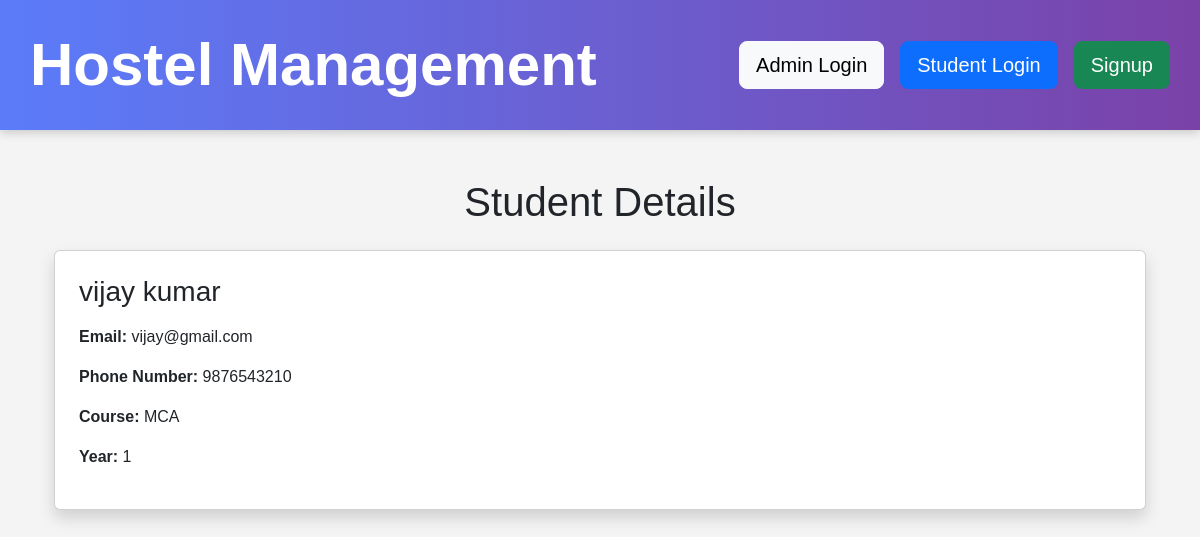
The page /student-details/1/ on the database its author committed.
### hostel_app/models.py (models this page shows, shortened)
class Student(models.Model):
    student_id = models.CharField(
        max_length=10,
        unique=True
    )
    student_name = models.CharField(max_length=100)
    email = models.EmailField()
    phone_number = models.CharField(max_length=15)
    course = models.CharField(max_length=50)
    year = models.IntegerField()

### hostel_app/views.py (the view)
# urls.py: path('student-details/<int:id>/',views.student_details,name='student-details'),
def student_details(request, id):
    student = Student.objects.get(id=id)
    context = {
        "student": student
    }
    return render(
        request,
        "students/student_details.html",
        context
    )

### hostel_app/templates/students/student_details.html (shortened to what this page needs)
{% extends "master.html" %}
{% block content %}
<h1 class="text-center mt-4 mb-4">
    Student Details
</h1>
<div class="container">
    <div class="card p-4 shadow">
        <h3 class="mb-3">
            {{ student.student_name }}
        </h3>
        <p>
            <strong>Email:</strong>
            {{ student.email }}
        </p>
        <p>
            <strong>Phone Number:</strong>
            {{ student.phone_number }}
        </p>
        <p>
            <strong>Course:</strong>
            {{ student.course }}
        </p>
        <p>
            <strong>Year:</strong>
            {{ student.year }}
        </p>
    </div>
</div>
{% endblock content %}

### hostel_app/templates/master.html (style rules this page uses)
body { background-color: #f4f4f4; margin: 0; padding: 0; font-family: Arial, sans-serif; }

### rows shown on the page
Student: student_name "vijay kumar", email "vijay@gmail.com", phone_number "9876543210", course "MCA", year "1"
